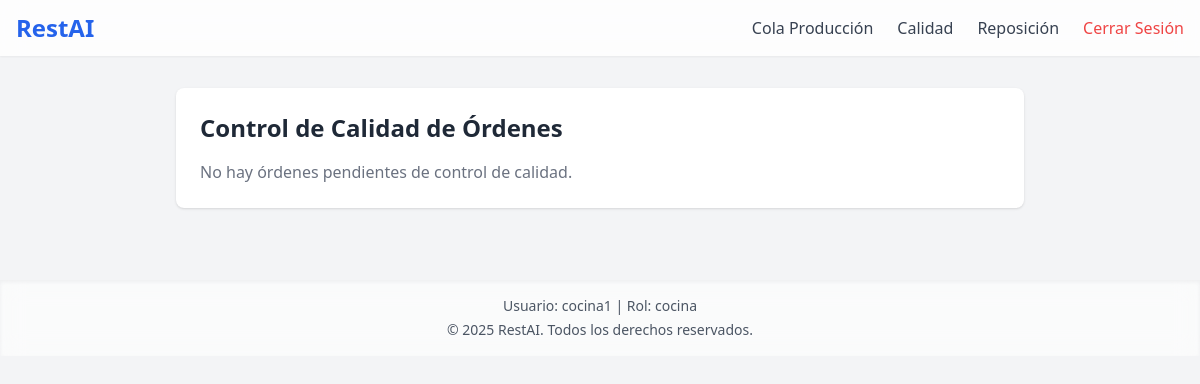
The app's page /cocina/control-calidad.php (signed in), older data.
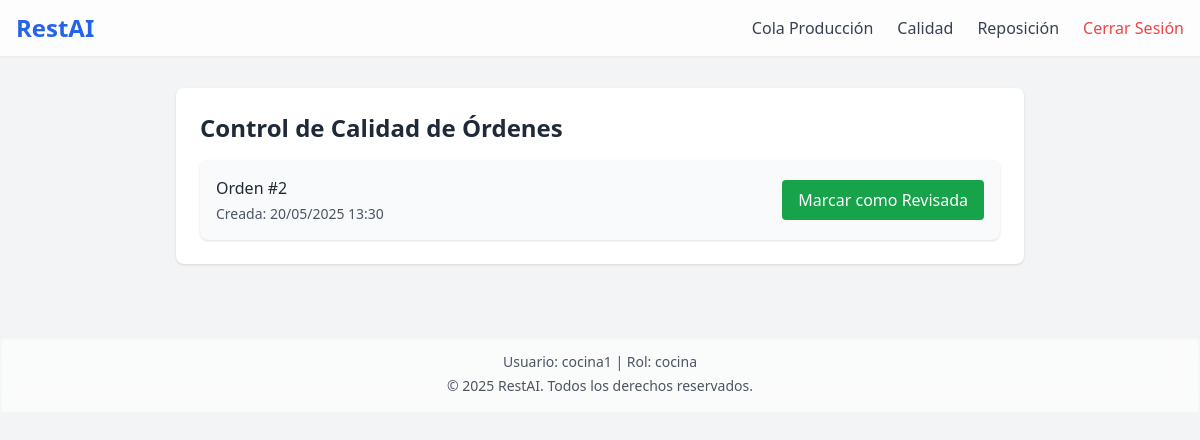
The same page, newer data.
### tables this page shows
CREATE TABLE `ordenes` (
  `id` int(11) NOT NULL,
  `mesa_id` int(11) DEFAULT NULL,
  `usuario_id` int(11) DEFAULT NULL,
  `canal` enum('local','entrega','takeaway') NOT NULL,
  `estado` enum('pendiente','en_proceso','completada','cancelada') DEFAULT 'pendiente',
  `total` decimal(10,2) NOT NULL,
  `fecha_hora_inicio` datetime DEFAULT current_timestamp(),
  `fecha_hora_finalizacion` datetime DEFAULT NULL,
  `tiempo_estimado_preparacion` int(11) DEFAULT NULL,
  `tiempo_real_preparacion` int(11) DEFAULT NULL,
  `tiempo_estimado_entrega` int(11) DEFAULT NULL,
  `tiempo_real_entrega` int(11) DEFAULT NULL,
  `calidad_revision` tinyint(1) DEFAULT 0
);

### cocina/control-calidad.php (the view, shortened to what this page needs)
<?php
include '../config/db.php';
?>
<!DOCTYPE html>
<html lang="es">
<head>
  <script src="https://cdn.tailwindcss.com"></script>
</head>
<body class="bg-gray-100 text-gray-800 pt-16">
  <?php include '../components/header.php'; ?>
  <main class="max-w-4xl mx-auto p-6">
    <section id="control-calidad" class="bg-white rounded-lg shadow p-6 animate-fade-in-up">
      <h2 class="text-2xl font-semibold mb-4">Control de Calidad de Órdenes</h2>
      <?php
        $ordenesQC = $pdo->query("
          SELECT
            o.id,
            o.mesa_id,
            m.numero AS mesa_numero,
            DATE_FORMAT(o.fecha_hora_inicio, '%d/%m/%Y %H:%i') AS terminado
          FROM ordenes o
          LEFT JOIN mesas m ON o.mesa_id = m.id
          WHERE o.estado = 'completada'
            AND (o.calidad_revision = 0 OR o.calidad_revision IS NULL)
          ORDER BY o.fecha_hora_inicio DESC
        ")->fetchAll(PDO::FETCH_ASSOC);
      ?>
      <?php if (empty($ordenesQC)): ?>
        <p class="text-gray-500">No hay órdenes pendientes de control de calidad.</p>
      <?php else: ?>
        <div class="space-y-4">
          <?php foreach ($ordenesQC as $q): ?>
            <div class="bg-gray-50 rounded-lg p-4 shadow flex flex-col sm:flex-row sm:justify-between sm:items-center">
              <div>
                <p class="font-medium">
                  Orden #<?= htmlspecialchars($q['id']) ?>
                </p>
                <p class="mt-1 text-sm text-gray-600">
                  Creada: <?= htmlspecialchars($q['terminado']) ?>
                </p>
              </div>
              <div class="mt-4 sm:mt-0">
                <form method="POST" action="control-calidad.php" class="inline">
                  <button type="submit" name="revisar"
                          class="px-4 py-2 bg-green-600 text-white rounded hover:bg-green-700">
                    Marcar como Revisada
                  </button>
                </form>
              </div>
            </div>
          <?php endforeach; ?>
        </div>
      <?php endif; ?>
    </section>
  </main>
  <?php include '../components/footer.php'; ?>
</body>
</html>

Row changes from the older to the newer data that the page shows:
now on this page (row edited): ordenes: id "2", terminado "20/05/2025 13:30"
Text that changed along with them:
text no longer shown: "No hay órdenes pendientes de control de calidad."
